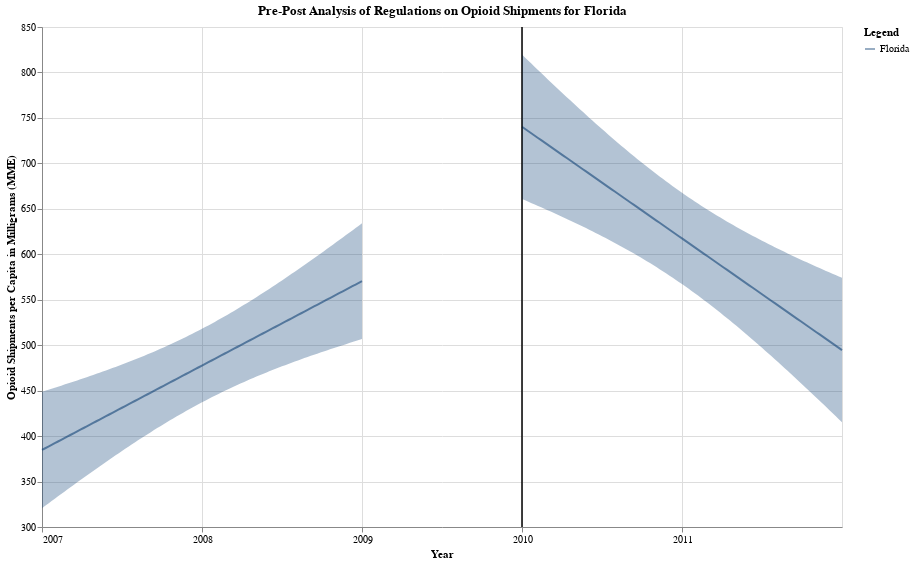

Notebook code for this chart:
### Code cell
pre_post_final = pre_FL_plot + post_FL_plot
pre_post_final.properties(title = "Pre-Post Analysis of Regulations on Opioid Shipments for Florida")

### Figure 1 — Vega-Lite specification as saved in the notebook (floating-point values rounded to 4 significant figures)
{"config": {"view": {"continuousWidth": 300, "continuousHeight": 300}}, "layer": [{"mark": {"type": "errorband"}, "encoding": {"color": {"value": "#063970"}, "x": {"axis": {"format": ".0f", "values": [2007.0, 2008.0, 2009.0, 2010.0, 2011.0]}, "field": "TransactionYear", "type": "quantitative"}, "y": {"field": "ci_low", "scale": {"zero": false}, "title": "Opioid Shipments per Capita in Milligrams (MME)", "type": "quantitative"}, "y2": {"field": "ci_high"}}}, {"mark": {"type": "line"}, "encoding": {"color": {"value": "#063970"}, "opacity": {"field": "Treat", "legend": {"title": "Legend"}, "type": "nominal"}, "x": {"field": "TransactionYear", "type": "quantitative"}, "y": {"field": "per_capita_MME_mg", "type": "quantitative"}}}, {"data": {"name": "data-0b1d64bcca168388b4bc524da00f7b2f"}, "mark": {"type": "rule", "color": "black"}, "encoding": {"x": {"axis": {"values": [2007.0, 2008.0, 2009.0, 2010.0, 2011.0]}, "field": "Year", "title": "Year", "type": "quantitative"}}}, {"layer": [{"mark": {"type": "errorband"}, "encoding": {"color": {"value": "#063970"}, "x": {"axis": {"format": ".0f", "values": [2007.0, 2008.0, 2009.0, 2010.0, 2011.0]}, "field": "TransactionYear", "type": "quantitative"}, "y": {"field": "ci_low", "scale": {"zero": false}, "title": "Opioid Shipments per Capita in Milligrams (MME)", "type": "quantitative"}, "y2": {"field": "ci_high"}}}, {"mark": {"type": "line"}, "encoding": {"color": {"value": "#063970"}, "opacity": {"field": "Treat", "legend": {"title": "Legend"}, "type": "nominal"}, "x": {"field": "TransactionYear", "type": "quantitative"}, "y": {"field": "per_capita_MME_mg", "type": "quantitative"}}}, {"data": {"name": "data-0b1d64bcca168388b4bc524da00f7b2f"}, "mark": {"type": "rule", "color": "black"}, "encoding": {"x": {"axis": {"values": [2007.0, 2008.0, 2009.0, 2010.0, 2011.0]}, "field": "Year", "title": "Year", "type": "quantitative"}}}], "data": {"name": "data-d0cc145a72935bacef51504ca915dd03"}}], "data": {"name": "data-ab3e708670961897d4d14536fd530707"}, "height": 500, "title": "Pre-Post Analysis of Regulations on Opioid Shipments for Florida", "width": 800, "$schema": "https://vega.github.io/schema/vega-lite/v5.16.3.json", "datasets": {"data-ab3e708670961897d4d14536fd530707": [{"TransactionYear": 2007.0, "per_capita_MME_mg": 384.8, "ci_low": 320.7, "ci_high": 448.9, "Treat": "Florida"}, {"TransactionYear": 2007.0, "per_capita_MME_mg": 386.6, "ci_low": 323.3, "ci_high": 450.0, "Treat": "Florida"}, {"TransactionYear": 2007.0, "per_capita_MME_mg": 388.5, "ci_low": 325.9, "ci_high": 451.1, "Treat": "Florida"}, {"TransactionYear": 2007.0, "per_capita_MME_mg": 390.3, "ci_low": 328.5, "ci_high": 452.2, "Treat": "Florida"}, {"TransactionYear": 2007.0, "per_capita_MME_mg": 392.2, "ci_low": 331.1, "ci_high": 453.3, "Treat": "Florida"}, {"TransactionYear": 2007.0, "per_capita_MME_mg": 394.0, "ci_low": 333.7, "ci_high": 454.4, "Treat": "Florida"}, {"TransactionYear": 2007.0, "per_capita_MME_mg": 395.9, "ci_low": 336.3, "ci_high": 455.5, "Treat": "Florida"}, {"TransactionYear": 2007.0, "per_capita_MME_mg": 397.8, "ci_low": 338.9, "ci_high": 456.6, "Treat": "Florida"}, {"TransactionYear": 2007.0, "per_capita_MME_mg": 399.6, "ci_low": 341.5, "ci_high": 457.8, "Treat": "Florida"}, {"TransactionYear": 2007.0, "per_capita_MME_mg": 401.5, "ci_low": 344.0, "ci_high": 458.9, "Treat": "Florida"}, {"TransactionYear": 2007.0, "per_capita_MME_mg": 403.3, "ci_low": 346.6, "ci_high": 460.1, "Treat": "Florida"}, {"TransactionYear": 2007.0, "per_capita_MME_mg": 405.2, "ci_low": 349.1, "ci_high": 461.3, "Treat": "Florida"}, {"TransactionYear": 2007.0, "per_capita_MME_mg": 407.0, "ci_low": 351.7, "ci_high": 462.4, "Treat": "Florida"}, {"TransactionYear": 2007.0, "per_capita_MME_mg": 408.9, "ci_low": 354.2, "ci_high": 463.6, "Treat": "Florida"}, {"TransactionYear": 2007.0, "per_capita_MME_mg": 410.8, "ci_low": 356.7, "ci_high": 464.8, "Treat": "Florida"}, {"TransactionYear": 2007.0, "per_capita_MME_mg": 412.6, "ci_low": 359.2, "ci_high": 466.0, "Treat": "Florida"}, {"TransactionYear": 2007.0, "per_capita_MME_mg": 414.5, "ci_low": 361.7, "ci_high": 467.2, "Treat": "Florida"}, {"TransactionYear": 2007.0, "per_capita_MME_mg": 416.3, "ci_low": 364.2, "ci_high": 468.5, "Treat": "Florida"}, {"TransactionYear": 2007.0, "per_capita_MME_mg": 418.2, "ci_low": 366.7, "ci_high": 469.7, "Treat": "Florida"}, {"TransactionYear": 2007.0, "per_capita_MME_mg": 420.0, "ci_low": 369.1, "ci_high": 471.0, "Treat": "Florida"}, {"TransactionYear": 2007.0, "per_capita_MME_mg": 421.9, "ci_low": 371.6, "ci_high": 472.2, "Treat": "Florida"}, {"TransactionYear": 2007.0, "per_capita_MME_mg": 423.8, "ci_low": 374.0, "ci_high": 473.5, "Treat": "Florida"}, {"TransactionYear": 2007.0, "per_capita_MME_mg": 425.6, "ci_low": 376.4, "ci_high": 474.8, "Treat": "Florida"}, {"TransactionYear": 2007.0, "per_capita_MME_mg": 427.5, "ci_low": 378.9, "ci_high": 476.1, "Treat": "Florida"}, {"TransactionYear": 2007.0, "per_capita_MME_mg": 429.3, "ci_low": 381.3, "ci_high": 477.4, "Treat": "Florida"}, {"TransactionYear": 2007.0, "per_capita_MME_mg": 431.2, "ci_low": 383.6, "ci_high": 478.7, "Treat": "Florida"}, {"TransactionYear": 2008.0, "per_capita_MME_mg": 433.0, "ci_low": 386.0, "ci_high": 480.1, "Treat": "Florida"}, {"TransactionYear": 2008.0, "per_capita_MME_mg": 434.9, "ci_low": 388.4, "ci_high": 481.4, "Treat": "Florida"}, {"TransactionYear": 2008.0, "per_capita_MME_mg": 436.7, "ci_low": 390.7, "ci_high": 482.8, "Treat": "Florida"}, {"TransactionYear": 2008.0, "per_capita_MME_mg": 438.6, "ci_low": 393.0, "ci_high": 484.2, "Treat": "Florida"}, {"TransactionYear": 2008.0, "per_capita_MME_mg": 440.5, "ci_low": 395.3, "ci_high": 485.6, "Treat": "Florida"}, {"TransactionYear": 2008.0, "per_capita_MME_mg": 442.3, "ci_low": 397.6, "ci_high": 487.0, "Treat": "Florida"}, {"TransactionYear": 2008.0, "per_capita_MME_mg": 444.2, "ci_low": 399.9, "ci_high": 488.5, "Treat": "Florida"}, {"TransactionYear": 2008.0, "per_capita_MME_mg": 446.0, "ci_low": 402.1, "ci_high": 489.9, "Treat": "Florida"}, {"TransactionYear": 2008.0, "per_capita_MME_mg": 447.9, "ci_low": 404.4, "ci_high": 491.4, "Treat": "Florida"}, {"TransactionYear": 2008.0, "per_capita_MME_mg": 449.7, "ci_low": 406.6, "ci_high": 492.9, "Treat": "Florida"}, {"TransactionYear": 2008.0, "per_capita_MME_mg": 451.6, "ci_low": 408.8, "ci_high": 494.4, "Treat": "Florida"}, {"TransactionYear": 2008.0, "per_capita_MME_mg": 453.5, "ci_low": 410.9, "ci_high": 496.0, "Treat": "Florida"}, {"TransactionYear": 2008.0, "per_capita_MME_mg": 455.3, "ci_low": 413.1, "ci_high": 497.5, "Treat": "Florida"}, {"TransactionYear": 2008.0, "per_capita_MME_mg": 457.2, "ci_low": 415.2, "ci_high": 499.1, "Treat": "Florida"}, {"TransactionYear": 2008.0, "per_capita_MME_mg": 459.0, "ci_low": 417.3, "ci_high": 500.7, "Treat": "Florida"}, {"TransactionYear": 2008.0, "per_capita_MME_mg": 460.9, "ci_low": 419.4, "ci_high": 502.3, "Treat": "Florida"}, {"TransactionYear": 2008.0, "per_capita_MME_mg": 462.7, "ci_low": 421.5, "ci_high": 504.0, "Treat": "Florida"}, {"TransactionYear": 2008.0, "per_capita_MME_mg": 464.6, "ci_low": 423.5, "ci_high": 505.7, "Treat": "Florida"}, {"TransactionYear": 2008.0, "per_capita_MME_mg": 466.4, "ci_low": 425.5, "ci_high": 507.4, "Treat": "Florida"}, {"TransactionYear": 2008.0, "per_capita_MME_mg": 468.3, "ci_low": 427.5, "ci_high": 509.1, "Treat": "Florida"}, {"TransactionYear": 2008.0, "per_capita_MME_mg": 470.2, "ci_low": 429.5, "ci_high": 510.8, "Treat": "Florida"}, {"TransactionYear": 2008.0, "per_capita_MME_mg": 472.0, "ci_low": 431.4, "ci_high": 512.6, "Treat": "Florida"}, {"TransactionYear": 2008.0, "per_capita_MME_mg": 473.9, "ci_low": 433.4, "ci_high": 514.4, "Treat": "Florida"}, {"TransactionYear": 2008.0, "per_capita_MME_mg": 475.7, "ci_low": 435.3, "ci_high": 516.2, "Treat": "Florida"}, {"TransactionYear": 2008.0, "per_capita_MME_mg": 477.6, "ci_low": 437.1, "ci_high": 518.0, "Treat": "Florida"}, {"TransactionYear": 2008.0, "per_capita_MME_mg": 479.4, "ci_low": 439.0, "ci_high": 519.9, "Treat": "Florida"}, {"TransactionYear": 2008.0, "per_capita_MME_mg": 481.3, "ci_low": 440.8, "ci_high": 521.8, "Treat": "Florida"}, {"TransactionYear": 2008.0, "per_capita_MME_mg": 483.2, "ci_low": 442.6, "ci_high": 523.7, "Treat": "Florida"}, {"TransactionYear": 2008.0, "per_capita_MME_mg": 485.0, "ci_low": 444.4, "ci_high": 525.6, "Treat": "Florida"}, {"TransactionYear": 2008.0, "per_capita_MME_mg": 486.9, "ci_low": 446.2, "ci_high": 527.6, "Treat": "Florida"}, {"TransactionYear": 2008.0, "per_capita_MME_mg": 488.7, "ci_low": 447.9, "ci_high": 529.6, "Treat": "Florida"}, {"TransactionYear": 2008.0, "per_capita_MME_mg": 490.6, "ci_low": 449.6, "ci_high": 531.6, "Treat": "Florida"}, {"TransactionYear": 2008.0, "per_capita_MME_mg": 492.4, "ci_low": 451.3, "ci_high": 533.6, "Treat": "Florida"}, {"TransactionYear": 2008.0, "per_capita_MME_mg": 494.3, "ci_low": 452.9, "ci_high": 535.7, "Treat": "Florida"}, {"TransactionYear": 2008.0, "per_capita_MME_mg": 496.2, "ci_low": 454.6, "ci_high": 537.7, "Treat": "Florida"}, {"TransactionYear": 2008.0, "per_capita_MME_mg": 498.0, "ci_low": 456.2, "ci_high": 539.8, "Treat": "Florida"}, {"TransactionYear": 2008.0, "per_capita_MME_mg": 499.9, "ci_low": 457.8, "ci_high": 541.9, "Treat": "Florida"}, {"TransactionYear": 2008.0, "per_capita_MME_mg": 501.7, "ci_low": 459.4, "ci_high": 544.1, "Treat": "Florida"}, {"TransactionYear": 2008.0, "per_capita_MME_mg": 503.6, "ci_low": 460.9, "ci_high": 546.2, "Treat": "Florida"}, {"TransactionYear": 2008.0, "per_capita_MME_mg": 505.4, "ci_low": 462.4, "ci_high": 548.4, "Treat": "Florida"}, {"TransactionYear": 2008.0, "per_capita_MME_mg": 507.3, "ci_low": 463.9, "ci_high": 550.6, "Treat": "Florida"}, {"TransactionYear": 2008.0, "per_capita_MME_mg": 509.1, "ci_low": 465.4, "ci_high": 552.9, "Treat": "Florida"}, {"TransactionYear": 2008.0, "per_capita_MME_mg": 511.0, "ci_low": 466.9, "ci_high": 555.1, "Treat": "Florida"}, {"TransactionYear": 2008.0, "per_capita_MME_mg": 512.9, "ci_low": 468.4, "ci_high": 557.4, "Treat": "Florida"}, {"TransactionYear": 2008.0, "per_capita_MME_mg": 514.7, "ci_low": 469.8, "ci_high": 559.6, "Treat": "Florida"}, {"TransactionYear": 2008.0, "per_capita_MME_mg": 516.6, "ci_low": 471.2, "ci_high": 561.9, "Treat": "Florida"}, {"TransactionYear": 2008.0, "per_capita_MME_mg": 518.4, "ci_low": 472.6, "ci_high": 564.2, "Treat": "Florida"}, {"TransactionYear": 2008.0, "per_capita_MME_mg": 520.3, "ci_low": 474.0, "ci_high": 566.6, "Treat": "Florida"}, {"TransactionYear": 2008.0, "per_capita_MME_mg": 522.1, "ci_low": 475.4, "ci_high": 568.9, "Treat": "Florida"}, {"TransactionYear": 2008.0, "per_capita_MME_mg": 524.0, "ci_low": 476.7, "ci_high": 571.3, "Treat": "Florida"}, {"TransactionYear": 2009.0, "per_capita_MME_mg": 525.9, "ci_low": 478.1, "ci_high": 573.7, "Treat": "Florida"}, {"TransactionYear": 2009.0, "per_capita_MME_mg": 527.7, "ci_low": 479.4, "ci_high": 576.0, "Treat": "Florida"}, {"TransactionYear": 2009.0, "per_capita_MME_mg": 529.6, "ci_low": 480.7, "ci_high": 578.4, "Treat": "Florida"}, {"TransactionYear": 2009.0, "per_capita_MME_mg": 531.4, "ci_low": 482.0, "ci_high": 580.9, "Treat": "Florida"}, {"TransactionYear": 2009.0, "per_capita_MME_mg": 533.3, "ci_low": 483.3, "ci_high": 583.3, "Treat": "Florida"}, {"TransactionYear": 2009.0, "per_capita_MME_mg": 535.1, "ci_low": 484.5, "ci_high": 585.7, "Treat": "Florida"}, {"TransactionYear": 2009.0, "per_capita_MME_mg": 537.0, "ci_low": 485.8, "ci_high": 588.2, "Treat": "Florida"}, {"TransactionYear": 2009.0, "per_capita_MME_mg": 538.8, "ci_low": 487.0, "ci_high": 590.7, "Treat": "Florida"}, {"TransactionYear": 2009.0, "per_capita_MME_mg": 540.7, "ci_low": 488.3, "ci_high": 593.2, "Treat": "Florida"}, {"TransactionYear": 2009.0, "per_capita_MME_mg": 542.6, "ci_low": 489.5, "ci_high": 595.6, "Treat": "Florida"}, {"TransactionYear": 2009.0, "per_capita_MME_mg": 544.4, "ci_low": 490.7, "ci_high": 598.1, "Treat": "Florida"}, {"TransactionYear": 2009.0, "per_capita_MME_mg": 546.3, "ci_low": 491.9, "ci_high": 600.7, "Treat": "Florida"}, {"TransactionYear": 2009.0, "per_capita_MME_mg": 548.1, "ci_low": 493.1, "ci_high": 603.2, "Treat": "Florida"}, {"TransactionYear": 2009.0, "per_capita_MME_mg": 550.0, "ci_low": 494.3, "ci_high": 605.7, "Treat": "Florida"}, {"TransactionYear": 2009.0, "per_capita_MME_mg": 551.8, "ci_low": 495.4, "ci_high": 608.3, "Treat": "Florida"}, {"TransactionYear": 2009.0, "per_capita_MME_mg": 553.7, "ci_low": 496.6, "ci_high": 610.8, "Treat": "Florida"}, {"TransactionYear": 2009.0, "per_capita_MME_mg": 555.6, "ci_low": 497.7, "ci_high": 613.4, "Treat": "Florida"}, {"TransactionYear": 2009.0, "per_capita_MME_mg": 557.4, "ci_low": 498.9, "ci_high": 615.9, "Treat": "Florida"}, {"TransactionYear": 2009.0, "per_capita_MME_mg": 559.3, "ci_low": 500.0, "ci_high": 618.5, "Treat": "Florida"}, {"TransactionYear": 2009.0, "per_capita_MME_mg": 561.1, "ci_low": 501.2, "ci_high": 621.1, "Treat": "Florida"}, {"TransactionYear": 2009.0, "per_capita_MME_mg": 563.0, "ci_low": 502.3, "ci_high": 623.7, "Treat": "Florida"}, {"TransactionYear": 2009.0, "per_capita_MME_mg": 564.8, "ci_low": 503.4, "ci_high": 626.3, "Treat": "Florida"}, {"TransactionYear": 2009.0, "per_capita_MME_mg": 566.7, "ci_low": 504.5, "ci_high": 628.9, "Treat": "Florida"}, {"TransactionYear": 2009.0, "per_capita_MME_mg": 568.6, "ci_low": 505.6, "ci_high": 631.5, "Treat": "Florida"}, {"TransactionYear": 2009.0, "per_capita_MME_mg": 570.4, "ci_low": 506.7, "ci_high": 634.1, "Treat": "Florida"}], "data-0b1d64bcca168388b4bc524da00f7b2f": [{"Year": 2010}], "data-d0cc145a72935bacef51504ca915dd03": [{"TransactionYear": 2010.0, "per_capita_MME_mg": 740.2, "ci_low": 660.8, "ci_high": 819.7, "Treat": "Florida"}, {"TransactionYear": 2010.0, "per_capita_MME_mg": 737.8, "ci_low": 659.3, "ci_high": 816.3, "Treat": "Florida"}, {"TransactionYear": 2010.0, "per_capita_MME_mg": 735.3, "ci_low": 657.8, "ci_high": 812.9, "Treat": "Florida"}, {"TransactionYear": 2010.0, "per_capita_MME_mg": 732.9, "ci_low": 656.3, "ci_high": 809.5, "Treat": "Florida"}, {"TransactionYear": 2010.0, "per_capita_MME_mg": 730.4, "ci_low": 654.7, "ci_high": 806.1, "Treat": "Florida"}, {"TransactionYear": 2010.0, "per_capita_MME_mg": 728.0, "ci_low": 653.2, "ci_high": 802.7, "Treat": "Florida"}, {"TransactionYear": 2010.0, "per_capita_MME_mg": 725.5, "ci_low": 651.6, "ci_high": 799.4, "Treat": "Florida"}, {"TransactionYear": 2010.0, "per_capita_MME_mg": 723.0, "ci_low": 650.1, "ci_high": 796.0, "Treat": "Florida"}, {"TransactionYear": 2010.0, "per_capita_MME_mg": 720.6, "ci_low": 648.5, "ci_high": 792.7, "Treat": "Florida"}, {"TransactionYear": 2010.0, "per_capita_MME_mg": 718.1, "ci_low": 646.9, "ci_high": 789.3, "Treat": "Florida"}, {"TransactionYear": 2010.0, "per_capita_MME_mg": 715.7, "ci_low": 645.3, "ci_high": 786.0, "Treat": "Florida"}, {"TransactionYear": 2010.0, "per_capita_MME_mg": 713.2, "ci_low": 643.7, "ci_high": 782.7, "Treat": "Florida"}, {"TransactionYear": 2010.0, "per_capita_MME_mg": 710.8, "ci_low": 642.1, "ci_high": 779.4, "Treat": "Florida"}, {"TransactionYear": 2010.0, "per_capita_MME_mg": 708.3, "ci_low": 640.5, "ci_high": 776.1, "Treat": "Florida"}, {"TransactionYear": 2010.0, "per_capita_MME_mg": 705.8, "ci_low": 638.9, "ci_high": 772.8, "Treat": "Florida"}, {"TransactionYear": 2010.0, "per_capita_MME_mg": 703.4, "ci_low": 637.2, "ci_high": 769.6, "Treat": "Florida"}, {"TransactionYear": 2010.0, "per_capita_MME_mg": 700.9, "ci_low": 635.6, "ci_high": 766.3, "Treat": "Florida"}, {"TransactionYear": 2010.0, "per_capita_MME_mg": 698.5, "ci_low": 633.9, "ci_high": 763.1, "Treat": "Florida"}, {"TransactionYear": 2010.0, "per_capita_MME_mg": 696.0, "ci_low": 632.2, "ci_high": 759.9, "Treat": "Florida"}, {"TransactionYear": 2010.0, "per_capita_MME_mg": 693.6, "ci_low": 630.5, "ci_high": 756.6, "Treat": "Florida"}, {"TransactionYear": 2010.0, "per_capita_MME_mg": 691.1, "ci_low": 628.8, "ci_high": 753.5, "Treat": "Florida"}, {"TransactionYear": 2010.0, "per_capita_MME_mg": 688.7, "ci_low": 627.0, "ci_high": 750.3, "Treat": "Florida"}, {"TransactionYear": 2010.0, "per_capita_MME_mg": 686.2, "ci_low": 625.3, "ci_high": 747.1, "Treat": "Florida"}, {"TransactionYear": 2010.0, "per_capita_MME_mg": 683.7, "ci_low": 623.5, "ci_high": 744.0, "Treat": "Florida"}, {"TransactionYear": 2010.0, "per_capita_MME_mg": 681.3, "ci_low": 621.7, "ci_high": 740.8, "Treat": "Florida"}, {"TransactionYear": 2010.0, "per_capita_MME_mg": 678.8, "ci_low": 619.9, "ci_high": 737.7, "Treat": "Florida"}, {"TransactionYear": 2011.0, "per_capita_MME_mg": 676.4, "ci_low": 618.1, "ci_high": 734.6, "Treat": "Florida"}, {"TransactionYear": 2011.0, "per_capita_MME_mg": 673.9, "ci_low": 616.3, "ci_high": 731.6, "Treat": "Florida"}, {"TransactionYear": 2011.0, "per_capita_MME_mg": 671.5, "ci_low": 614.4, "ci_high": 728.5, "Treat": "Florida"}, {"TransactionYear": 2011.0, "per_capita_MME_mg": 669.0, "ci_low": 612.5, "ci_high": 725.5, "Treat": "Florida"}, {"TransactionYear": 2011.0, "per_capita_MME_mg": 666.5, "ci_low": 610.6, "ci_high": 722.5, "Treat": "Florida"}, {"TransactionYear": 2011.0, "per_capita_MME_mg": 664.1, "ci_low": 608.7, "ci_high": 719.5, "Treat": "Florida"}, {"TransactionYear": 2011.0, "per_capita_MME_mg": 661.6, "ci_low": 606.7, "ci_high": 716.5, "Treat": "Florida"}, {"TransactionYear": 2011.0, "per_capita_MME_mg": 659.2, "ci_low": 604.8, "ci_high": 713.6, "Treat": "Florida"}, {"TransactionYear": 2011.0, "per_capita_MME_mg": 656.7, "ci_low": 602.8, "ci_high": 710.7, "Treat": "Florida"}, {"TransactionYear": 2011.0, "per_capita_MME_mg": 654.3, "ci_low": 600.7, "ci_high": 707.8, "Treat": "Florida"}, {"TransactionYear": 2011.0, "per_capita_MME_mg": 651.8, "ci_low": 598.7, "ci_high": 704.9, "Treat": "Florida"}, {"TransactionYear": 2011.0, "per_capita_MME_mg": 649.4, "ci_low": 596.6, "ci_high": 702.1, "Treat": "Florida"}, {"TransactionYear": 2011.0, "per_capita_MME_mg": 646.9, "ci_low": 594.5, "ci_high": 699.3, "Treat": "Florida"}, {"TransactionYear": 2011.0, "per_capita_MME_mg": 644.4, "ci_low": 592.4, "ci_high": 696.5, "Treat": "Florida"}, {"TransactionYear": 2011.0, "per_capita_MME_mg": 642.0, "ci_low": 590.3, "ci_high": 693.7, "Treat": "Florida"}, {"TransactionYear": 2011.0, "per_capita_MME_mg": 639.5, "ci_low": 588.1, "ci_high": 691.0, "Treat": "Florida"}, {"TransactionYear": 2011.0, "per_capita_MME_mg": 637.1, "ci_low": 585.9, "ci_high": 688.3, "Treat": "Florida"}, {"TransactionYear": 2011.0, "per_capita_MME_mg": 634.6, "ci_low": 583.7, "ci_high": 685.6, "Treat": "Florida"}, {"TransactionYear": 2011.0, "per_capita_MME_mg": 632.2, "ci_low": 581.4, "ci_high": 682.9, "Treat": "Florida"}, {"TransactionYear": 2011.0, "per_capita_MME_mg": 629.7, "ci_low": 579.1, "ci_high": 680.3, "Treat": "Florida"}, {"TransactionYear": 2011.0, "per_capita_MME_mg": 627.3, "ci_low": 576.8, "ci_high": 677.7, "Treat": "Florida"}, {"TransactionYear": 2011.0, "per_capita_MME_mg": 624.8, "ci_low": 574.4, "ci_high": 675.2, "Treat": "Florida"}, {"TransactionYear": 2011.0, "per_capita_MME_mg": 622.3, "ci_low": 572.0, "ci_high": 672.6, "Treat": "Florida"}, {"TransactionYear": 2011.0, "per_capita_MME_mg": 619.9, "ci_low": 569.6, "ci_high": 670.1, "Treat": "Florida"}, {"TransactionYear": 2011.0, "per_capita_MME_mg": 617.4, "ci_low": 567.2, "ci_high": 667.7, "Treat": "Florida"}, {"TransactionYear": 2011.0, "per_capita_MME_mg": 615.0, "ci_low": 564.7, "ci_high": 665.2, "Treat": "Florida"}, {"TransactionYear": 2011.0, "per_capita_MME_mg": 612.5, "ci_low": 562.2, "ci_high": 662.8, "Treat": "Florida"}, {"TransactionYear": 2011.0, "per_capita_MME_mg": 610.1, "ci_low": 559.7, "ci_high": 660.4, "Treat": "Florida"}, {"TransactionYear": 2011.0, "per_capita_MME_mg": 607.6, "ci_low": 557.1, "ci_high": 658.1, "Treat": "Florida"}, {"TransactionYear": 2011.0, "per_capita_MME_mg": 605.1, "ci_low": 554.5, "ci_high": 655.8, "Treat": "Florida"}, {"TransactionYear": 2011.0, "per_capita_MME_mg": 602.7, "ci_low": 551.9, "ci_high": 653.5, "Treat": "Florida"}, {"TransactionYear": 2011.0, "per_capita_MME_mg": 600.2, "ci_low": 549.3, "ci_high": 651.2, "Treat": "Florida"}, {"TransactionYear": 2011.0, "per_capita_MME_mg": 597.8, "ci_low": 546.6, "ci_high": 649.0, "Treat": "Florida"}, {"TransactionYear": 2011.0, "per_capita_MME_mg": 595.3, "ci_low": 543.9, "ci_high": 646.8, "Treat": "Florida"}, {"TransactionYear": 2011.0, "per_capita_MME_mg": 592.9, "ci_low": 541.1, "ci_high": 644.6, "Treat": "Florida"}, {"TransactionYear": 2011.0, "per_capita_MME_mg": 590.4, "ci_low": 538.4, "ci_high": 642.4, "Treat": "Florida"}, {"TransactionYear": 2011.0, "per_capita_MME_mg": 588.0, "ci_low": 535.6, "ci_high": 640.3, "Treat": "Florida"}, {"TransactionYear": 2011.0, "per_capita_MME_mg": 585.5, "ci_low": 532.8, "ci_high": 638.2, "Treat": "Florida"}, {"TransactionYear": 2011.0, "per_capita_MME_mg": 583.0, "ci_low": 529.9, "ci_high": 636.2, "Treat": "Florida"}, {"TransactionYear": 2011.0, "per_capita_MME_mg": 580.6, "ci_low": 527.1, "ci_high": 634.1, "Treat": "Florida"}, {"TransactionYear": 2011.0, "per_capita_MME_mg": 578.1, "ci_low": 524.2, "ci_high": 632.1, "Treat": "Florida"}, {"TransactionYear": 2011.0, "per_capita_MME_mg": 575.7, "ci_low": 521.3, "ci_high": 630.1, "Treat": "Florida"}, {"TransactionYear": 2011.0, "per_capita_MME_mg": 573.2, "ci_low": 518.3, "ci_high": 628.1, "Treat": "Florida"}, {"TransactionYear": 2011.0, "per_capita_MME_mg": 570.8, "ci_low": 515.4, "ci_high": 626.2, "Treat": "Florida"}, {"TransactionYear": 2011.0, "per_capita_MME_mg": 568.3, "ci_low": 512.4, "ci_high": 624.2, "Treat": "Florida"}, {"TransactionYear": 2011.0, "per_capita_MME_mg": 565.9, "ci_low": 509.4, "ci_high": 622.3, "Treat": "Florida"}, {"TransactionYear": 2011.0, "per_capita_MME_mg": 563.4, "ci_low": 506.3, "ci_high": 620.5, "Treat": "Florida"}, {"TransactionYear": 2011.0, "per_capita_MME_mg": 560.9, "ci_low": 503.3, "ci_high": 618.6, "Treat": "Florida"}, {"TransactionYear": 2011.0, "per_capita_MME_mg": 558.5, "ci_low": 500.2, "ci_high": 616.8, "Treat": "Florida"}, {"TransactionYear": 2011.0, "per_capita_MME_mg": 556.0, "ci_low": 497.1, "ci_high": 614.9, "Treat": "Florida"}, {"TransactionYear": 2012.0, "per_capita_MME_mg": 553.6, "ci_low": 494.0, "ci_high": 613.1, "Treat": "Florida"}, {"TransactionYear": 2012.0, "per_capita_MME_mg": 551.1, "ci_low": 490.9, "ci_high": 611.3, "Treat": "Florida"}, {"TransactionYear": 2012.0, "per_capita_MME_mg": 548.7, "ci_low": 487.7, "ci_high": 609.6, "Treat": "Florida"}, {"TransactionYear": 2012.0, "per_capita_MME_mg": 546.2, "ci_low": 484.6, "ci_high": 607.8, "Treat": "Florida"}, {"TransactionYear": 2012.0, "per_capita_MME_mg": 543.7, "ci_low": 481.4, "ci_high": 606.1, "Treat": "Florida"}, {"TransactionYear": 2012.0, "per_capita_MME_mg": 541.3, "ci_low": 478.2, "ci_high": 604.4, "Treat": "Florida"}, {"TransactionYear": 2012.0, "per_capita_MME_mg": 538.8, "ci_low": 475.0, "ci_high": 602.7, "Treat": "Florida"}, {"TransactionYear": 2012.0, "per_capita_MME_mg": 536.4, "ci_low": 471.8, "ci_high": 601.0, "Treat": "Florida"}, {"TransactionYear": 2012.0, "per_capita_MME_mg": 533.9, "ci_low": 468.5, "ci_high": 599.3, "Treat": "Florida"}, {"TransactionYear": 2012.0, "per_capita_MME_mg": 531.5, "ci_low": 465.3, "ci_high": 597.6, "Treat": "Florida"}, {"TransactionYear": 2012.0, "per_capita_MME_mg": 529.0, "ci_low": 462.0, "ci_high": 596.0, "Treat": "Florida"}, {"TransactionYear": 2012.0, "per_capita_MME_mg": 526.6, "ci_low": 458.8, "ci_high": 594.4, "Treat": "Florida"}, {"TransactionYear": 2012.0, "per_capita_MME_mg": 524.1, "ci_low": 455.5, "ci_high": 592.7, "Treat": "Florida"}, {"TransactionYear": 2012.0, "per_capita_MME_mg": 521.6, "ci_low": 452.2, "ci_high": 591.1, "Treat": "Florida"}, {"TransactionYear": 2012.0, "per_capita_MME_mg": 519.2, "ci_low": 448.9, "ci_high": 589.5, "Treat": "Florida"}, {"TransactionYear": 2012.0, "per_capita_MME_mg": 516.7, "ci_low": 445.5, "ci_high": 587.9, "Treat": "Florida"}, {"TransactionYear": 2012.0, "per_capita_MME_mg": 514.3, "ci_low": 442.2, "ci_high": 586.3, "Treat": "Florida"}, {"TransactionYear": 2012.0, "per_capita_MME_mg": 511.8, "ci_low": 438.9, "ci_high": 584.8, "Treat": "Florida"}, {"TransactionYear": 2012.0, "per_capita_MME_mg": 509.4, "ci_low": 435.5, "ci_high": 583.2, "Treat": "Florida"}, {"TransactionYear": 2012.0, "per_capita_MME_mg": 506.9, "ci_low": 432.1, "ci_high": 581.7, "Treat": "Florida"}, {"TransactionYear": 2012.0, "per_capita_MME_mg": 504.4, "ci_low": 428.8, "ci_high": 580.1, "Treat": "Florida"}, {"TransactionYear": 2012.0, "per_capita_MME_mg": 502.0, "ci_low": 425.4, "ci_high": 578.6, "Treat": "Florida"}, {"TransactionYear": 2012.0, "per_capita_MME_mg": 499.5, "ci_low": 422.0, "ci_high": 577.1, "Treat": "Florida"}, {"TransactionYear": 2012.0, "per_capita_MME_mg": 497.1, "ci_low": 418.6, "ci_high": 575.6, "Treat": "Florida"}, {"TransactionYear": 2012.0, "per_capita_MME_mg": 494.6, "ci_low": 415.2, "ci_high": 574.1, "Treat": "Florida"}]}}
